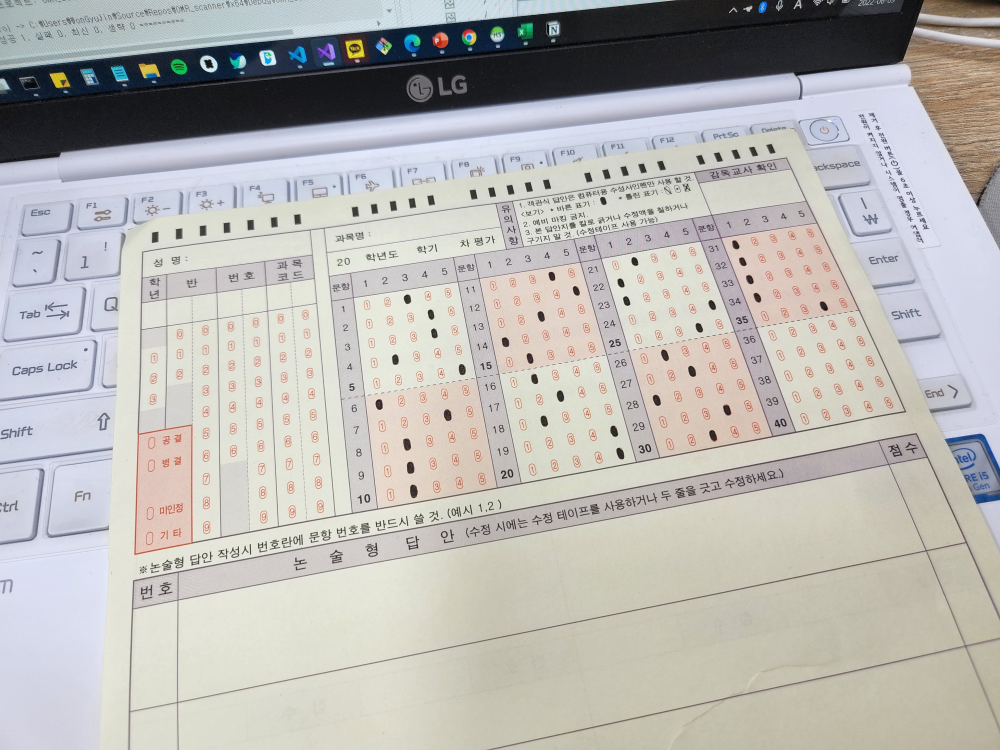
//> input picture resource/testimage/card8.jpg, 4000 x 3000 px (shown at 1/4 size)
$ ./OMR_scanner   (built with g++ and OpenCV 4)
//> lines starting //> are read from the running program, lines starting //| are printed output that depends on the picture
### SortUserAnswer.h
#include <opencv2/opencv.hpp>
#include <vector>
using namespace cv;
using namespace std;
class AnswerByChecked
{
private:
	Point devidedSheetPoint;
	bool checked;

public:

	// [4 lines left out: function AnswerByChecked, not called in this run]
	bool isChecked() {
		return checked;
	}
	Point getAnswerPoint() {
		return devidedSheetPoint;
	}

};
Mat checkAnswerByNumberTemplate(Mat input, int answer[]);
vector<AnswerByChecked> mergeCheckedAnswer(vector<Point> checkedVector, vector<Point> uncheckedVector);
bool compareAnswer(AnswerByChecked a, AnswerByChecked b);
bool compareAnswer2(Point a, Point b);
vector<AnswerByChecked> sortAnswerByPoint(vector<AnswerByChecked> answers, int inputTemplateImgW, int inputTemplateImgH);

### Color.h
// Color.h: interface for the CColor class.
//
//////////////////////////////////////////////////////////////////////

#include<opencv2/opencv.hpp>

#if !defined(AFX_COLOR_H__51E6F4C5_45B6_440E_8240_FCFF2CFD7CAC__INCLUDED_)
#define AFX_COLOR_H__51E6F4C5_45B6_440E_8240_FCFF2CFD7CAC__INCLUDED_

#if _MSC_VER > 1000
#pragma once
#endif // _MSC_VER > 1000

class CColor
{
public:
	CColor();
	virtual ~CColor();

	// RGB 컬러 공간 분리, 만약에 명암도 영상이면 각 채널에 할당함.
	void GS_splitRGB(cv::Mat rgb_image, cv::Mat * rgb);

	// RGB 채널을 조합하여 하나의 RGB 컬러 공간으로 반환한다.
	cv::Mat GS_compositeRGB(cv::Mat *rgb);

	// RGB 컬러 공간을 HSV 컬러 공간으로 변환한다.
	void GS_rgb2hsv(cv::Mat *rgb, cv::Mat *hsv);

	// HSV 컬러 공간을 RGB 컬러 공간으로 변환한다.
	void GS_hsv2rgb(cv::Mat *hsv, cv::Mat *rgb);

	// RGB 컬러 공간을 YCbCr 컬러 공간으로 변환한다.
	void GS_rgb2ycbcr(cv::Mat *rgb, cv::Mat *yCbCr);

	// YCbCr 컬러 공간을 RGB 컬러 공간으로 변환한다.
	void GS_ycbcr2rgb(cv::Mat *YCbCr, cv::Mat *rgb);

	// 주어진 code에 따라 컬러 공간 변환한 후, 각 채널을 분리하여 반환한다.
	void GS_cvtColor(cv::Mat * src, cv::Mat * dst, int codes);

	// 컬러 공간을 명암도 영상으로 변환
	cv::Mat GS_rgb2gray(cv::Mat rgb_image);

	// 컬러 영상 -> 채널 분리
	void SplitRGB(cv::Mat color_image,	/* 원본 RGB 영상 */
				  cv::Mat *rgb);		/* bgr 채널 배열 */
};

#endif // !defined(AFX_COLOR_H__51E6F4C5_45B6_440E_8240_FCFF2CFD7CAC__INCLUDED_)

### Util.h
// Util.h: interface for the CUtil class.
//
//////////////////////////////////////////////////////////////////////

#include <opencv2/opencv.hpp>

#if !defined(AFX_UTIL_H__3C7854E7_4EA2_4780_A97B_BBBEF2566DD6__INCLUDED_)
#define AFX_UTIL_H__3C7854E7_4EA2_4780_A97B_BBBEF2566DD6__INCLUDED_

#if _MSC_VER > 1000
#pragma once
#endif // _MSC_VER > 1000

class CUtil
{
public:
	CUtil();
	virtual ~CUtil();

	// 영상 데이터 초기화
	cv::Mat GS_createImage(cv::Size size, int nChannels);
	// [6 lines left out: function GS_createImage, not called in this run]

	// 지정한 크기 기준으로, 가로의 길이가 4의 배수에 맞게 축소/확대
	cv::Mat GS_resizeForBitmap(int resize_height, int resize_width, cv::Mat image);

	// IplImage를 HBITMAP으로 변환
	//HBITMAP GS_IplImage2Bitmap(IplImage *image);

	// cv::Mat을 OpenCV의 HighGUI와 연계하여 보기
	void GS_viewMatImage(char *title, cv::Mat image);

	// 클램핑
	int GS_clamping(int var);
	int GS_clamping(float var);
	int GS_clamping(double var);

	// 1차원 메모리 할당
	float *GS_floatAlloc1D(int length);

	// 할당한 1차원 메모리 해제
	void GS_free1D(float *data);

	// 2차원 메모리 할당
	float **GS_floatAlloc2D(int height, int width);
	double **GS_doubleAlloc2D(int height, int width);

	// 할당한 2차원 메모리 해제
	void GS_free2D(float **data, int length);
	void GS_free2D(double **data, int length);

	// 2차원을 1차원으로 변환
	float *GS_toSingleArray(float **data, int height, int width);

	// Wirth sort : not recurisive sorting algorithm by N. Devilard from N. Wirth's book
	//BYTE GS_writh_sort(BYTE *data, int length);

	// Quick Select
	//BYTE GS_quick_select(BYTE *data, int length);

	// swap
	//void GS_SWAP(BYTE *data, int x, int y);

	// quick sort
	//void GS_quick_sort(BYTE *data, int left, int right);

	// 해당 영상의 IplImage에서 명암도 공간을 2차원 배열로 가져온다.
	//void GS_getGrayFromIplImage(IplImage *src_image, BYTE ***gray, int *height, int *width);

	// BYTE, double 타입의 명암도 공간인 2차원 배열을 mat으로 변환한다.
	cv::Mat GS_gray2Mat(double **gray, int height, int width);

	// 해당 영상의 IplImage에서 RGB 컬러 공간을 2차원 배열로 가져온다.
	//void GS_getColorFromIplImage(IplImage *src_image, BYTE ***red, BYTE ***green, BYTE ***blue, int *height, int *width);

	// double 타입의 컬러 공간인 2차원 배열을 cv::Mat으로 변환한다.
	cv::Mat GS_color2Mat(double **image1, double **image2, double **image3, int height, int width);
};

#endif // !defined(AFX_UTIL_H__3C7854E7_4EA2_4780_A97B_BBBEF2566DD6__INCLUDED_)

### Edge.h
// Edge.h: interface for the CEdge class.
//
//////////////////////////////////////////////////////////////////////

#include<opencv2/opencv.hpp>

#if !defined(AFX_EDGE_H__F2A61D84_5347_4099_AEA6_2061F2B32778__INCLUDED_)
#define AFX_EDGE_H__F2A61D84_5347_4099_AEA6_2061F2B32778__INCLUDED_

#if _MSC_VER > 1000
#pragma once
#endif // _MSC_VER > 1000

class CEdge
{
public:
	CEdge();
	virtual ~CEdge();

	// 소벨 에지 추출 : 마스크(3x3)
	cv::Mat GS_sobel_edge(cv::Mat src_image, int method = 2);

	// 소벨 에지 추출 : cv::Sobel() 함수 이용
	cv::Mat GS_sobel_edge_Sobel(cv::Mat src_image, int method = 2);

	// 소벨 에지 추출 : 마스크(7x7)
	cv::Mat GS_sobel_edge_7x7(cv::Mat src_image, int method = 2);

	// 소벨 에지 추출 : 대각선
	cv::Mat GS_sobel_diagonal_edge(cv::Mat src_image, int method = 2);

	// 프리윗 에지 추출
	cv::Mat GS_prewitt_edge(cv::Mat src_image, int method = 2);

	// 프레이첸 에지 추출
	cv::Mat GS_freichen_edge(cv::Mat src_image, int method = 2);

	// 서터캐스틱 에지 추출
	cv::Mat GS_stochastic_Edge(cv::Mat src_image, int method = 2);

	// 로버츠 에지 추출
	cv::Mat GS_roberts_edge(cv::Mat src_image, int method = 2);

	// 라플라시안 에지 추출 : 마스크
	cv::Mat GS_laplacian_edge(cv::Mat src_image, int method = 1);

	// 라플라시안 에지 추출 : cv::Laplacian() 함수 이용
	cv::Mat GS_laplacian_edge_Laplacian(cv::Mat src_image);

	// 라플라시안 샤프닝
	cv::Mat GS_laplacian_sharpening(cv::Mat src_image, int method = 1);

	double **GS_get_LoG_mask(double sigma, int *mask_height, int *mask_width);
	double GS_get_LoG_formular(double x, double sigma);
	double norm(double x, double y);
	double GS_get_distance(double a, double b, double c, double d);
	double gauss(double x, double sigma);

	// 캐니 에지 추출
	cv::Mat GS_canny_edge(cv::Mat src_image, double sigma, int threshold, int method);

	// 캐니 에지 추출 : cv::Canny() 함수 이용
	cv::Mat GS_canny_edge_Canny(cv::Mat src_image, double low_threshold = 50.0, double high_threshold = 100.0);

};
#endif // !defined(AFX_EDGE_H__F2A61D84_5347_4099_AEA6_2061F2B32778__INCLUDED_)

### Pixel.h
// Pixel.h: interface for the CPixel class.
//
//////////////////////////////////////////////////////////////////////

#include <opencv2/opencv.hpp>

typedef unsigned char BYTE;

class CPixel
{
public:
	CPixel();
	virtual ~CPixel();

	// 레벨별 명암 보기
	cv::Mat GS_makeGrayBand();

	// 명암 대비 보기
	cv::Mat GS_makeContrast();

	// 밝기 조절 - 덧셈/뺄셈
	cv::Mat GS_add_constant(cv::Mat src_image, int constant );

	// 두 영상간 덧셈
	cv::Mat GS_add_image(cv::Mat src_image1, cv::Mat src_image2 );

	// 두 영상간 뺄셈
	cv::Mat GS_subtract_image(cv::Mat src_image1, cv::Mat src_image2 );

	// 명암 대비 조절 - 곱셈
	cv::Mat GS_multiple_constant(cv::Mat src_image, double scale);

	// 명암 대비 조절 - 나눗셈
	cv::Mat GS_divide_constant(cv::Mat src_image, double scale);

	// 밝기 조절 + 명암 대비 조절
	cv::Mat GS_basic_contrast_brightness(cv::Mat src_image, double contrast, int brightness );

	// 선형 결합
	cv::Mat GS_blending_effect(cv::Mat src_image1, cv::Mat src_image2, double alpha );

	// 명암도 영상의 히스토그램 생성.
	cv::Mat GS_imhist(cv::Mat img, int max_length = 256);

	// 히스토그램 평활화
	cv::Mat GS_histeq(cv::Mat src_image);

	// 히스토그램 데이터를 로그 창에 출력
	void GS_view_hist_data(cv::Mat src_image);

	// 룩업 테이블을 이용한 밝기 조절 + 명암 대비 조절
	cv::Mat GS_LUT_basic_contrast_brightness(cv::Mat src_image, double contrast, int brightness );

	// 주어진 조건에 의한 이진 영상 변환
	cv::Mat GS_threshold(cv::Mat src_image, double thresh, int threshold_type);
	cv::Mat GS_threshold(cv::Mat src_image, double thresh, double max_value, int threshold_type);

	// 적응적 경계값 설정에 의한 이진 영상 변환
	cv::Mat GS_adaptive_threshold(cv::Mat src_image, double max_value,
									 int adaptive_method, int threshold_type,
									 int block_size = 3, double C = 5);

	// 이진 영상에서의 논리 연산 - 논리 연산(logical operator) 사용
	cv::Mat GS_binary_logic(cv::Mat src_image1, cv::Mat src_image2, int logic_method);

	// 이진 영상을 명암도 영상으로 변환
	cv::Mat GS_binary2gray(cv::Mat src_image);

	// 명암도 영상에서의 논리 연산 - 비트 연산자(bitwise operator) 사용
	cv::Mat GS_gray_logic(cv::Mat src_image1, cv::Mat src_image2, int logic_method);
};

### Remove_shadow.cpp
#include <opencv2/opencv.hpp>
#include "Pixel.h"
#include "Edge.h"
#include "Color.h"
#include "Filter.h"
#include "ImageAnalysis.h"

using namespace cv;
using namespace std;

Mat remove_shadow(Mat img) {
	CEdge c; CPixel cp; CFilter cf;	CColor cc;

	Mat splits[3];
	Mat outputSplits[3];
	Mat dilatedImage;
	split(img, splits);

	for (int i = 0; i < 3; i++) {
		dilate(splits[i], outputSplits[i], getStructuringElement(MORPH_ELLIPSE, Size(7, 7)));
		medianBlur(outputSplits[i], outputSplits[i], 21);
		absdiff(splits[i], outputSplits[i], outputSplits[i]);

		normalize(outputSplits[i], outputSplits[i], 0, 255, NORM_MINMAX);
	}
	img = cc.GS_compositeRGB(outputSplits);

	return img;
}

### SortUserAnswer.cpp
#include <opencv2/opencv.hpp>
#include <vector>
#include <algorithm>
#include "SortUserAnswer.h"

int templateImgCols; //오차 범위 계산을 위한 template image의 가로 길이
int templateImgRows; //오차 범위 계산을 위한 template image의 세로 길이
vector<Point> templateMatch(Mat img, Mat tImg, double threshold);
vector<Point> templateMatch(Mat img, vector<Mat> tImg, double threshold);

// [121 lines left out: function checkAnswerByNumberTemplate, not called in this run]

Mat checkAnswerBySort(Mat origin, Mat input, int answer[]) {
	double ratio = double(input.cols) / double(input.rows); // crop 이미지 가로세로 비율
	int op = 0;
	if ((ratio > 0.8) && (ratio < 1)) op = 1;			// 1~5번	1단
	else if (ratio < 0.8) op = 1;						// 1~10번	1단
	else if ((ratio > 1.0) && (ratio < 1.5)) op = 2;	// 1~20번	2단
	else if ((ratio > 1.5) && (ratio < 2.0)) op = 3;	// 1~30번	3단
	else op = 4;										// 1~40번	4단

	Mat tempMarking = imread("resource/templateImage/final0.png");
	Mat tempCircle = imread("resource/templateImage/final4.png");


	if ((ratio > 0.8) && (ratio < 1)) { // 1~5번일 때
		resize(tempMarking, tempMarking, Size(input.rows * 0.103, input.rows * 0.103));
		resize(tempCircle, tempCircle, Size(input.rows * 0.103, input.rows * 0.103));
	}
	else {
		resize(tempMarking, tempMarking, Size(input.rows * 0.059, input.rows * 0.059));
		resize(tempCircle, tempCircle, Size(input.rows * 0.059, input.rows * 0.059));
	}

	vector<Point> checkedAnswer = templateMatch(input, tempMarking, 0.3);
	vector<Point> uncheckedAnswer = templateMatch(input, tempCircle, 0.55);

	vector<AnswerByChecked> answers = mergeCheckedAnswer(checkedAnswer, uncheckedAnswer);
	answers = sortAnswerByPoint(answers, tempMarking.cols, tempMarking.rows);

	int** userAnswer = new int* [op];
	Point** userAnswerPoint = new Point* [op];
	for (int i = 0; i < op; i++) {
		userAnswer[i] = new int[10];
		userAnswerPoint[i] = new Point[10];
		for (int j = 0; j < 10; j++) {
			userAnswer[i][j] = 0;
			userAnswerPoint[i][j] = Point(0,0);
		}
	}

	int checkedNumber = 0;
	int answerX = 0, answerY = 0;
	for (int i = 0; i < answers.size(); i++) {
		checkedNumber++;
		if (answers[i].isChecked() == 1) {
			userAnswer[answerY][answerX] = checkedNumber;
			userAnswerPoint[answerY][answerX] = answers[i].getAnswerPoint();
		}
		if (checkedNumber == 5) {
			checkedNumber = 0;
			answerY++;
			if (answerY >= op) {
				answerY = 0;
				answerX++;
			}
		}

	}

	Mat result;
	input.copyTo(result);

	int correctAnswerCount = 0;
	int maxAnswerCount = 0;
	for (int i = 0; i < op; i++) {
		for (int j = 0; j < 10; j++) {
			cout << i * 10 + j + 1 << "번: " << userAnswer[i][j] << endl;
			Point drawTL = userAnswerPoint[i][j];
			if (userAnswer[i][j]==0) continue;

			maxAnswerCount=i*10+j+1;
			if (userAnswer[i][j] == answer[i * 10 + j]) {
				correctAnswerCount++;
				rectangle(origin, drawTL, Point(drawTL.x + templateImgCols, drawTL.y + templateImgRows), Scalar(0, 255, 0), 2);
			}
			else {
				rectangle(origin, drawTL, Point(drawTL.x + templateImgCols, drawTL.y + templateImgRows), Scalar(0, 0, 255), 2);
			}
		}
	}
	cout << "MAX: " << maxAnswerCount << " correct: "<<correctAnswerCount << endl;
	//채점 + 결과 표시
	//정답이 20개인데 input image가 40번까지 있는 경우 고려해서 작성
	//틀린 경우 답체크 X 틀림 여부만 체크
	//답을 체크 안한경우는 답체크X 틀림여부 체크도X

	double score = ((double)correctAnswerCount / maxAnswerCount * 100);
	putText(origin, "SCORE: "+to_string((int)score), Point(30, 30), FONT_HERSHEY_SIMPLEX, 0.9, Scalar(255, 255, 0), 2);
	cout << "\n**** 채점 결과 ****" << endl;
	cout << "푼 문제 수: " << maxAnswerCount << endl;
	cout << "맞은 문제 수: " << correctAnswerCount << endl;
	cout << "점수: " << (int)score << "점" << endl;

	imshow("gradingResult1", origin);

	return result;
}


// 사용자가 입력한 답과 입력하지 않은 답을 checked로 구분하여 AnswerBychecked Vector에 저장
// [49 lines left out: functions mergeCheckedAnswer, compareAnswer, compareAnswer2, sortAnswerByPoint, not called in this run]

### Perspective_img.cpp
#include <opencv2/opencv.hpp>
#include "SortUserAnswer.h"
using namespace cv;
using namespace std;

Mat perspective_img(Mat img);
Mat checkAnswerBySort(Mat origin, Mat input, int answer[]);
Mat remove_shadow(Mat img);

struct locate {
	int x;
	int y;
};

locate xy[4];
int loc_idx = 0;
Mat omrImg;

void onMouseEvent(int event, int x, int y, int flags, void* dstImg) {
	if (event == EVENT_LBUTTONDOWN) {
		xy[loc_idx].x = x;
		xy[loc_idx].y = y;
		loc_idx++;
		cout << "loc_idx: " << loc_idx << endl;
		if (loc_idx == 4) {
			Mat rmImg;
			rmImg = remove_shadow(omrImg);

			Mat cropOrigin = perspective_img(omrImg);
			Mat crop = perspective_img(rmImg);

			int correctAnswer[40] = { 3,4,3,2,5, 1,4,3,1,3,
									4,5,3,1,2, 2,3,3,5,5,
									2,1,1,5,4, 3,2,1,4,5,
									1,2,1,1,4, 2,3,3,2,5 };

			Mat cropOrigin2 = cropOrigin.clone();
			//time_t start, end;
			//start = clock();
			checkAnswerBySort(cropOrigin, crop, correctAnswer);
			//end = clock();
			//cout << "first time : " << (double)(end - start) << endl;
			//start = clock();
			checkAnswerByNumberTemplate(cropOrigin2, crop, correctAnswer);
			//end = clock();
			//cout << "second time : " << (double)(end - start) << endl;
		}
	}
	return;
}

void mouseClick(Mat img) {
	omrImg = img;
	imshow("result", img);
	setMouseCallback("result", onMouseEvent, (void*)&img);
}

Mat perspective_img(Mat img) {
	// 인풋 이미지 평면 좌표 입력
	Point2f inputQuad[4];
	// 출력 이미지 평면 좌표
	Point2f outputQuad[4];

	// Lambda Matrix
	Mat lambda(2, 4, CV_32FC1);
	//Mat 형식의 입력,출력 이미지
	Mat output;
	// Set the lambda matrix the same type and size as input
	lambda = Mat::zeros(img.rows, img.cols, img.type());

	// 4점 포인트를 시계방향으로 설정해준다
	inputQuad[0] = Point2f(xy[0].x, xy[0].y); // 왼쪽위
	inputQuad[1] = Point2f(xy[1].x, xy[1].y); // 오른쪽위
	inputQuad[2] = Point2f(xy[2].x, xy[2].y); // 오른쪽아래
	inputQuad[3] = Point2f(xy[3].x, xy[3].y); // 왼쪽아래
	// 맵핑될 이미지를 시계방향으로 잡아준다.
	outputQuad[0] = Point2f(0, 0);
	outputQuad[1] = Point2f((xy[1].x - xy[0].x)*2, 0);
	outputQuad[2] = Point2f((xy[1].x - xy[0].x) * 2, (xy[2].y - xy[1].y) * 2);
	outputQuad[3] = Point2f(0, (xy[2].y - xy[1].y) * 2);

	// 입력,출력 Quad를 통해 getPerspectiveTransform함수를 이용하여 변환행렬을 구함
	lambda = getPerspectiveTransform(inputQuad, outputQuad);
	// 이미지 와핑
	warpPerspective(img, output, lambda, Size((xy[1].x - xy[0].x) * 2, (xy[2].y - xy[1].y) * 2));//입력,출력,변환행렬,크기

	return output;
}

### Color.cpp
// Color.h: interface for the CColor class.
//
//////////////////////////////////////////////////////////////////////


#include "Color.h"

#ifdef _DEBUG
#undef THIS_FILE
static char THIS_FILE[]=__FILE__;
#define new DEBUG_NEW
#endif

//////////////////////////////////////////////////////////////////////
// Construction/Destruction
//////////////////////////////////////////////////////////////////////

CColor::CColor()
{

}

CColor::~CColor()
{

}

// 컬러 공간을 명암도 영상으로 변환  (conversion color space to gray scale image)
// [95 lines left out: functions GS_rgb2gray, GS_rgb2hsv, GS_cvtColor, GS_hsv2rgb, GS_rgb2ycbcr, GS_ycbcr2rgb and 1 more, not called in this run]


// RGB 채널을 조합하여 RGB 컬러 공간으로 반환한다. (composite RGB channels and convert RGB color space)
cv::Mat CColor::GS_compositeRGB(cv::Mat *rgb)
{
	cv::Mat rgb_image = cv::Mat(rgb[0].size(), CV_8UC3);

	cv::merge(rgb, 3, rgb_image);

	return rgb_image;
}

// RGB 컬러 공간 분리 - 5장 예제 (Split RGB color space)
// [8 lines left out: function SplitRGB, not called in this run]

### Filter.cpp
/*
* Filter.cpp : 공간 영역 필터링 관련 클래스
* Modified by Lee, Moon-Ho (conv2@korea.com)
* Last Modified : 2006/11/15
*/

// Filter.cpp: implementation of the CFilter class.
//
//////////////////////////////////////////////////////////////////////

#include "Filter.h"
#include "Util.h"
#include "Color.h"
#include "Pixel.h"


//////////////////////////////////////////////////////////////////////
// Construction/Destruction
//////////////////////////////////////////////////////////////////////

CFilter::CFilter()
{

}

CFilter::~CFilter()
{

}

// 가우시안 스무딩 필터링
// [719 lines left out: functions GS_gaussian_smoothing_filtering, GS_mean_filtering, GS_blue_lb_filter, GS_enhance_filter, GS_soften_filter, GS_sharpening and 13 more, not called in this run]

### Edge.cpp
// Edge.cpp: implementation of the CEdge class.
//
//////////////////////////////////////////////////////////////////////

#include "Edge.h"
#include "Util.h"
#include "Filter.h"

#ifdef _DEBUG
#undef THIS_FILE
static char THIS_FILE[] = __FILE__;
#define new DEBUG_NEW
#endif

//////////////////////////////////////////////////////////////////////
// Construction/Destruction
//////////////////////////////////////////////////////////////////////

CEdge::CEdge()
{

}

CEdge::~CEdge()
{

}

// 캐니 에지 추출 : Canny() 함수 이용  (Extraction canny edge : using cv::Canny())
// [761 lines left out: functions GS_canny_edge_Canny, GS_canny_edge, GS_get_LoG_mask, GS_get_LoG_formular, norm, GS_get_distance and 12 more, not called in this run]

### Pixel.cpp
/*
 * Pixel.cpp : Pixel Processing Class
 * Modified by Lee, Moon-Ho (conv2@korea.com), 2006/12/20
 * Additionally modified by Jung, Jin-Woo
 * Last Modified : 2015/03/27
 */

#include "Pixel.h"
#define cvQueryHistValue_1D( hist, idx0 ) cvGetReal1D((hist)->bins, (idx0))


//////////////////////////////////////////////////////////////////////
// Construction/Destruction
//////////////////////////////////////////////////////////////////////

CPixel::CPixel()
{

}

CPixel::~CPixel()
{

}

// Logical operation with two gray-scale images - bitwise operator
// Input: two 8bit gray-scale images + bitwise operator (AND 0, NAND 1, OR 2, NOR 3, XOR 4, Difference 5)
// [125 lines left out: functions GS_gray_logic, GS_binary_logic, GS_binary2gray, not called in this run]


// Binarization by adaptive thresholding
/* Input:
src – Source 8-bit single-channel image.
dst – Destination image of the same size and the same type as src .
maxValue – Non-zero value assigned to the pixels for which the condition is satisfied.
adaptive_method – Adaptive thresholding algorithm to use, ADAPTIVE_THRESH_MEAN_C or ADAPTIVE_THRESH_GAUSSIAN_C.
thresholdType – Thresholding type that must be either THRESH_BINARY or THRESH_BINARY_INV. Check ThresholdTypes
blockSize – Size of a pixel (default 5)
C - Constant subtracted from the mean or weighted mean (default 5)
*/
// [10 lines left out: function GS_adaptive_threshold, not called in this run]

// Binarization by thresholding
/* Input:
src – Source 8-bit single-channel image.
dst – Destination image of the same size and the same type as src .
maxValue – Non-zero value assigned to the pixels for which the condition is satisfied.
thresh - Thr eshold value to be checked
thresholdType – Thresholding type that must be either THRESH_BINARY or THRESH_BINARY_INV. Check ThresholdTypes
*/
// [299 lines left out: functions GS_threshold, GS_threshold, GS_LUT_basic_contrast_brightness, GS_histeq, GS_view_hist_data, GS_imhist and 9 more, not called in this run]

### OMR_scanner.cpp
#include <opencv2/opencv.hpp>
#include "Pixel.h"
#include "Edge.h"
#include "ImageAnalysis.h"

using namespace cv;
using namespace std;


void mouseClick(Mat img);
//Mat get_cropped();

int main() {
	// [8 lines of commented-out code are left out]
	Mat omrImg = imread("resource/testimage/card8.jpg");
//> omrImg is the input picture: 3000 rows x 4000 cols, CV_8UC3; mean B, G, R 180.2, 183.6, 185.2
	resize(omrImg, omrImg, Size(omrImg.cols / 4, omrImg.rows / 4));
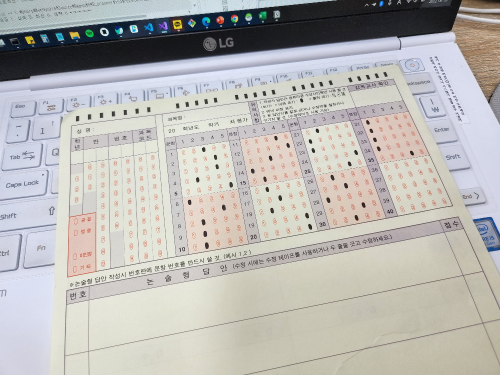
//> omrImg: 750 rows x 1000 cols, CV_8UC3 (shown at 1/2 size); mean B, G, R 180.3, 183.8, 185.3


	mouseClick(omrImg);
	//Mat crop = get_cropped();

	waitKey();
//> the left mouse button is pressed and released at (250, 187)
//> the left mouse button is pressed and released at (750, 187)
//> the left mouse button is pressed and released at (750, 562)
//> the left mouse button is pressed and released at (250, 562)
//> in remove_shadow, `split(img, splits);`:
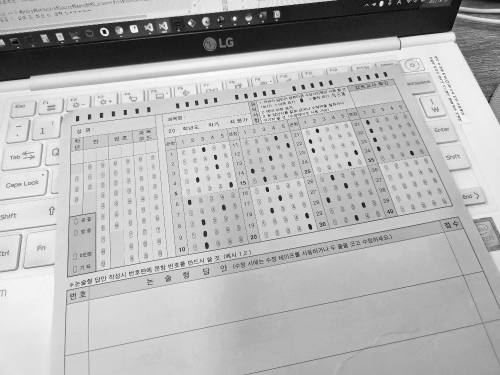
//> splits[0]: 750 rows x 1000 cols, CV_8UC1 (shown at 1/2 size); min 0, max 255, mean 180.3
//> in remove_shadow, `split(img, splits);`:
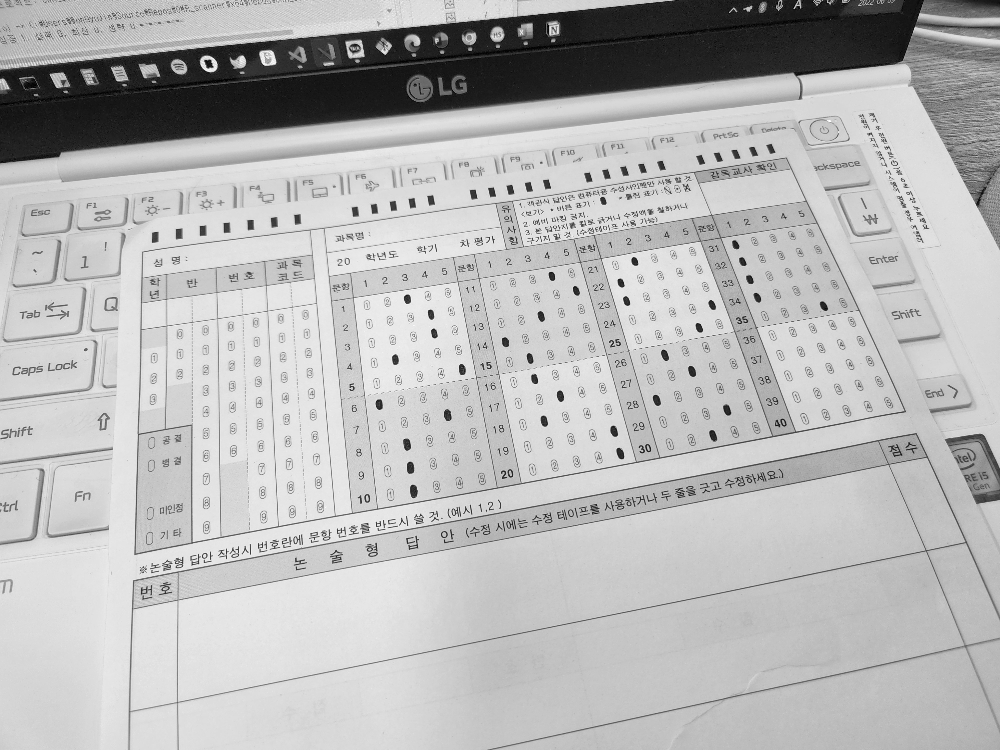
//> splits[1]: 750 rows x 1000 cols, CV_8UC1; min 0, max 255, mean 183.8
//> (the rest of the program and of its run is left out)
